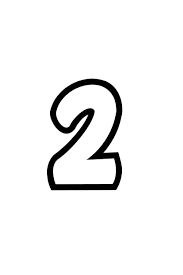
#> input picture numbers/photo_٢٠٢٣-٠٨-١٣_١٥-٣٢-٣٤.jpg, 183 x 275 px
$ jupyter execute 'Identify the number.ipynb'
#> lines starting #> are read from the running program, lines starting #| are printed output that depends on the picture
[cell 1]
from sklearn.datasets import load_digits
import matplotlib.pyplot as plt
digits = load_digits()
import warnings
#warnings.filterwarnings("ignore")

[cell 2]
digits.data

[cell 3]
digits.data[0]

[cell 4]
import pandas as pd
df = pd.DataFrame(digits.data)
df["target"] = digits.target
df

[cell 5]
dir(digits)

[cell 6]
digits.DESCR

[cell 7]
df.info()

[cell 8]
len(digits.images)

[cell 9]
digits.target[100]

[cell 10]
plt.imshow(digits.images[100])
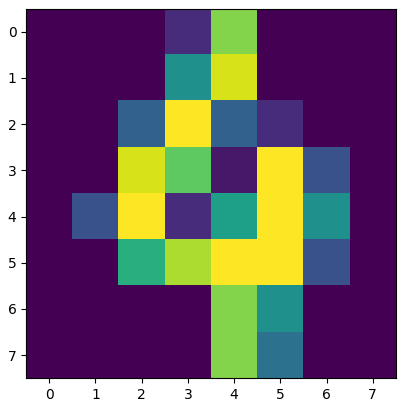
#> figure drawn by matplotlib, 1 panel

[cell 11]
plt.gray()
plt.matshow(digits.images[100])
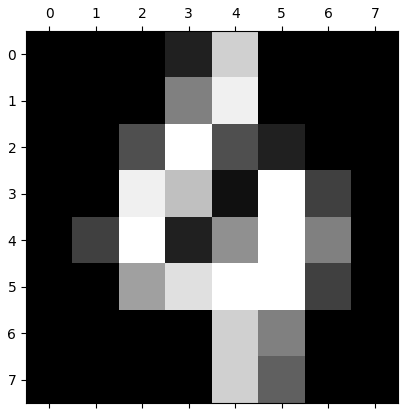
#> figure drawn by matplotlib, 1 panel

[cell 12]
digits.data[0]

[cell 13]
len(digits.images)

[cell 14]
len(digits.data)

[cell 15]
digits.data[0]

[cell 16]
plt.gray()
for i in range(5):
    plt.matshow(digits.images[i])
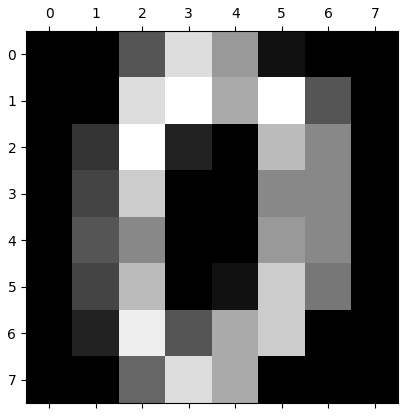
#> figure drawn by matplotlib, 1 panel
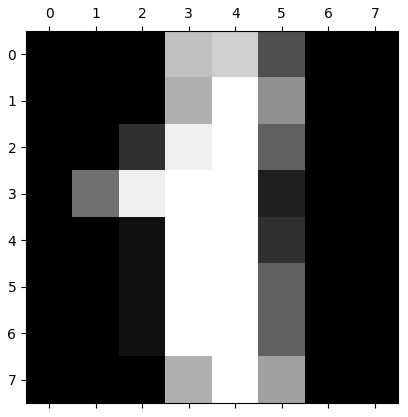
#> figure drawn by matplotlib, 1 panel
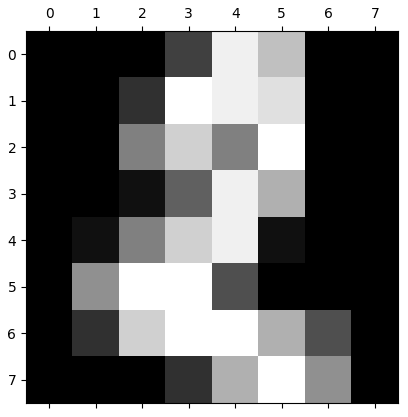
#> figure drawn by matplotlib, 1 panel
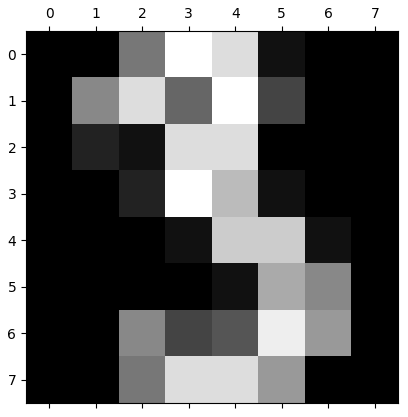
#> figure drawn by matplotlib, 1 panel
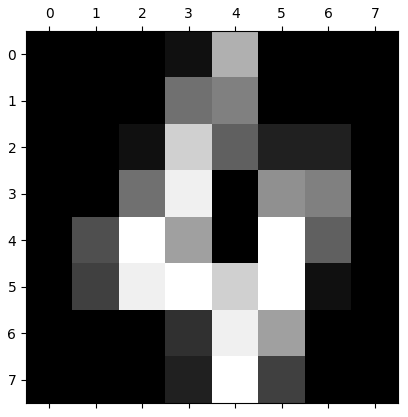
#> figure drawn by matplotlib, 1 panel

[cell 17]
type(digits.data)

[cell 18]
x = digits.data #pixel values of images
y = digits.target

[cell 19]
from sklearn.linear_model import LogisticRegression
model = LogisticRegression(max_iter=101000)

[cell 20]
from sklearn.model_selection import train_test_split

[cell 21]
for i in digits.target:
    print(i)

[cell 22]
X_train, X_test, y_train, y_test = train_test_split(x,y, test_size=0.2,random_state=7)

[cell 23]
model.fit(X_train, y_train)

[cell 24]
model.score(X_train, y_train) # no overfitting

[cell 25]
model.score(X_test, y_test)

[cell 26]
model.predict(digits.data[0:5])

[cell 27]
digits.target[0:5]

[cell 28]
len(X_train)

[cell 29]
len(X_test)

[cell 30]
y_predicted = model.predict(X_test)
y_predicted

[cell 31]
len(y_predicted)

[cell 32]
y_test[0]

[cell 33]
model.predict([X_test[0]])

[cell 34]
from sklearn.metrics import confusion_matrix
cm = confusion_matrix(y_test, y_predicted) # compare between predicted values, actual values
cm

[cell 35]
import seaborn as sn
plt.figure(figsize = (10,7))
sn.heatmap(cm, annot = True)
plt.xlabel('Predicted')
plt.ylabel('Truth')
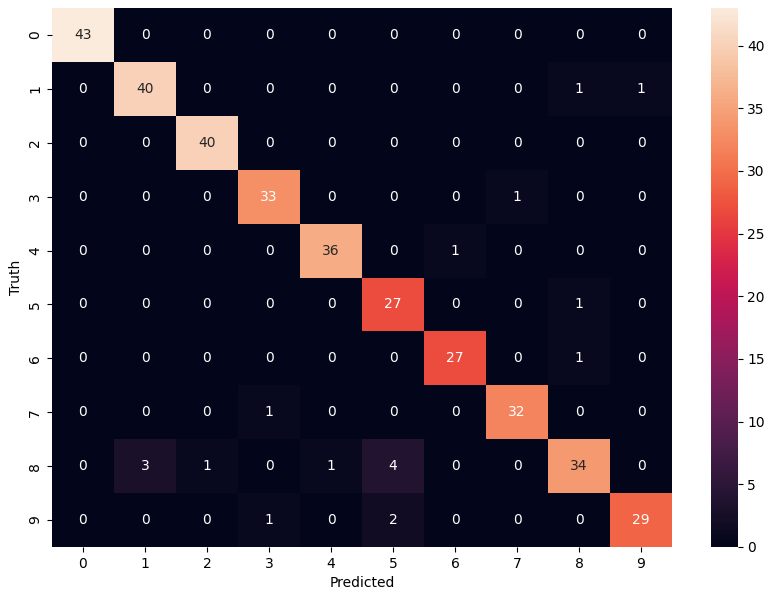
#> figure drawn by matplotlib, 2 panels

[cell 36]
import numpy as np
from PIL import Image
image = Image.open("photo_٢٠٢٣-٠٨-١٣_١٥-٣٢-٣٤.jpg")
#> image is the input picture: PIL image 183x275 RGB; min 0, max 255, mean 242.5
image = image.resize((8, 8))
image = image.convert("L")
pixel_data = np.array(image).flatten()
#> pixel_data = 64 values, max 255 at index 0, min 164 at index 27, mean 241.9
model.predict([pixel_data])
#> Out = [2]
